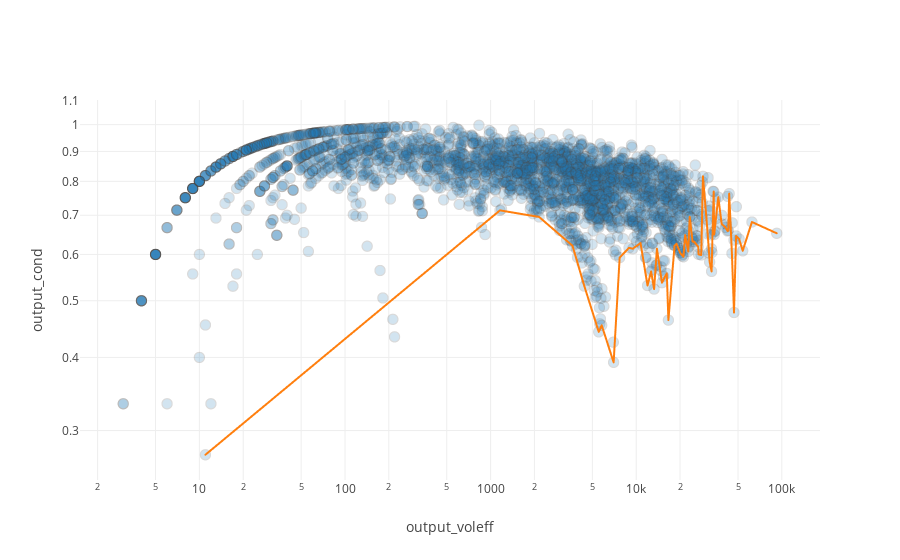
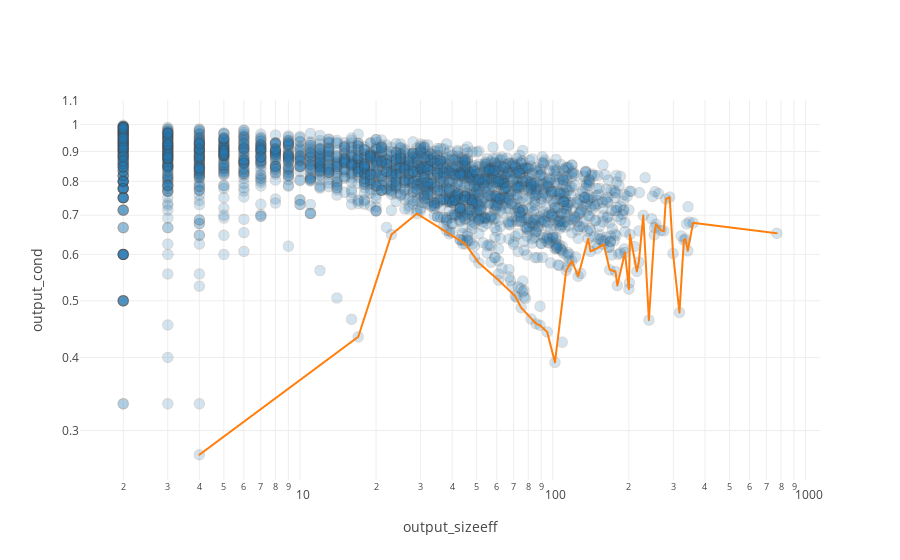
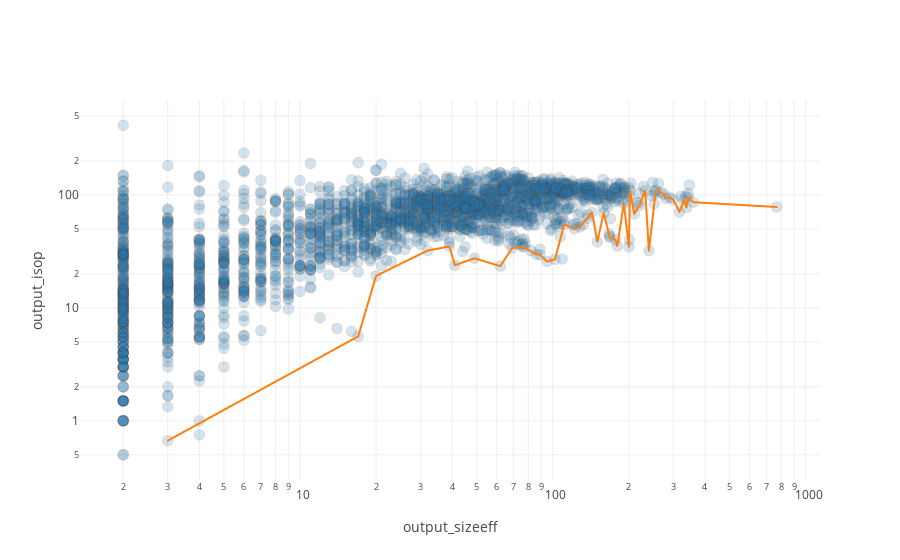

Notebook cell for these charts, in order:
### Code cell
ncp_plots = lgc.NCPPlots(ncp_instance)
fig1 = ncp_plots.cond_by_vol_itrv(alpha=0.2)
fig2 = ncp_plots.cond_by_size_itrv(alpha=0.2)
fig3 = ncp_plots.isop_by_size_itrv(alpha=0.2)

### Figure 1 — Plotly figure (JSON) as saved in the notebook; plotly's stock layout.template omitted (floating-point values rounded to 4 significant figures; data arrays with more than 128 entries replaced by an {"elided": "..."} marker saying what was removed)
{"data": [{"marker": {"line": {"width": 1}, "opacity": 0.2, "size": 10}, "mode": "markers", "name": "Points", "text": {"elided": "2579 str values"}, "type": "scattergl", "x": {"elided": "2579 int values"}, "y": {"elided": "2579 float values"}}, {"mode": "lines", "name": "Line", "text": ["index: 2363", "index: 1239", "index: 470", "index: 121", "index: 2171", "index: 1456", "index: 1982", "index: 1211", "index: 54", "index: 1261", "index: 576", "index: 241", "index: 851", "index: 516", "index: 803", "index: 2191", "index: 2177", "index: 2240", "index: 387", "index: 2389", "index: 408", "index: 1461", "index: 1611", "index: 603", "index: 418", "index: 1930", "index: 2415", "index: 2445", "index: 2556", "index: 887", "index: 1396", "index: 1000", "index: 1504", "index: 532", "index: 1473", "index: 1002", "index: 1955", "index: 2545", "index: 208", "index: 1500", "index: 1310", "index: 2297", "index: 1035", "index: 655", "index: 1011", "index: 1338", "index: 1217", "index: 1429", "index: 479", "index: 2578", "index: 1883"], "type": "scattergl", "x": [11, 1159, 2153, 3650, 4401, 5527, 5794, 6994, 7695, 8920, 9467, 10704, 11957, 12651, 13267, 13870, 15017, 16215, 16627, 18335, 18910, 20056, 21098, 21675, 22772, 23298, 24376, 25020, 26666, 26791, 27952, 28724, 30962, 31934, 32926, 34042, 34284, 35256, 36601, 38611, 40999, 42437, 42887, 43494, 45404, 46933, 48522, 50900, 53858, 62289, 92263], "y": [0.2727, 0.7135, 0.6953, 0.6208, 0.5297, 0.4424, 0.4539, 0.3923, 0.5925, 0.6159, 0.6136, 0.6274, 0.5308, 0.5611, 0.5235, 0.6137, 0.5368, 0.5568, 0.4633, 0.6212, 0.6259, 0.6034, 0.5944, 0.6474, 0.6071, 0.6959, 0.6313, 0.6306, 0.6181, 0.6002, 0.5986, 0.816, 0.6504, 0.5824, 0.5612, 0.7683, 0.6488, 0.6905, 0.7517, 0.6765, 0.6672, 0.6577, 0.6594, 0.7622, 0.6024, 0.4773, 0.6452, 0.6374, 0.6086, 0.6816, 0.6521]}], "layout": {"showlegend": false, "xaxis": {"autorange": true, "title": "output_voleff", "type": "log"}, "yaxis": {"autorange": true, "title": "output_cond", "type": "log"}}}

### Figure 2 — Plotly figure (JSON) as saved in the notebook; plotly's stock layout.template omitted (floating-point values rounded to 4 significant figures; data arrays with more than 128 entries replaced by an {"elided": "..."} marker saying what was removed)
{"data": [{"marker": {"line": {"width": 1}, "opacity": 0.2, "size": 10}, "mode": "markers", "name": "Points", "text": {"elided": "2579 str values"}, "type": "scattergl", "x": {"elided": "2579 int values"}, "y": {"elided": "2579 float values"}}, {"mode": "lines", "name": "Line", "text": ["index: 2363", "index: 417", "index: 612", "index: 407", "index: 184", "index: 1894", "index: 397", "index: 1401", "index: 1471", "index: 58", "index: 891", "index: 1982", "index: 1456", "index: 1211", "index: 406", "index: 2062", "index: 1480", "index: 1717", "index: 418", "index: 2571", "index: 2079", "index: 1995", "index: 516", "index: 851", "index: 1358", "index: 803", "index: 1955", "index: 1473", "index: 532", "index: 2333", "index: 387", "index: 1552", "index: 1798", "index: 1035", "index: 2297", "index: 396", "index: 208", "index: 1011", "index: 1338", "index: 1961", "index: 1429", "index: 479", "index: 1424", "index: 1883"], "type": "scattergl", "x": [4, 17, 23, 29, 39, 45, 51, 61, 71, 75, 86, 89, 95, 102, 113, 119, 126, 138, 141, 150, 159, 168, 177, 180, 193, 200, 202, 215, 219, 228, 240, 252, 256, 268, 275, 280, 290, 299, 317, 330, 335, 342, 359, 769], "y": [0.2727, 0.4338, 0.6489, 0.7045, 0.6506, 0.6256, 0.5803, 0.5422, 0.5092, 0.4865, 0.4566, 0.4539, 0.4424, 0.3923, 0.5633, 0.585, 0.5506, 0.6384, 0.6071, 0.6148, 0.6243, 0.5647, 0.5611, 0.5308, 0.6048, 0.5235, 0.6488, 0.5612, 0.5824, 0.6998, 0.4633, 0.6483, 0.6759, 0.6594, 0.6577, 0.7462, 0.7517, 0.6024, 0.4773, 0.6348, 0.6374, 0.6086, 0.6794, 0.6521]}], "layout": {"showlegend": false, "xaxis": {"autorange": true, "title": "output_sizeeff", "type": "log"}, "yaxis": {"autorange": true, "title": "output_cond", "type": "log"}}}

### Figure 3 — Plotly figure (JSON) as saved in the notebook; plotly's stock layout.template omitted (floating-point values rounded to 4 significant figures; data arrays with more than 128 entries replaced by an {"elided": "..."} marker saying what was removed)
{"data": [{"marker": {"line": {"width": 1}, "opacity": 0.2, "size": 10}, "mode": "markers", "name": "Points", "text": {"elided": "2579 str values"}, "type": "scattergl", "x": {"elided": "2579 int values"}, "y": {"elided": "2579 float values"}}, {"mode": "lines", "name": "Line", "text": ["index: 1804", "index: 417", "index: 1539", "index: 500", "index: 1059", "index: 1836", "index: 1888", "index: 2452", "index: 2171", "index: 230", "index: 891", "index: 1982", "index: 1456", "index: 1211", "index: 552", "index: 2048", "index: 2232", "index: 760", "index: 1197", "index: 2410", "index: 2079", "index: 2344", "index: 516", "index: 851", "index: 1806", "index: 803", "index: 1955", "index: 2169", "index: 980", "index: 858", "index: 387", "index: 1552", "index: 1798", "index: 1035", "index: 2297", "index: 396", "index: 208", "index: 1011", "index: 1338", "index: 1961", "index: 1500", "index: 479", "index: 1424", "index: 1883"], "type": "scattergl", "x": [3, 17, 20, 32, 39, 41, 49, 62, 69, 76, 86, 89, 95, 102, 111, 122, 128, 137, 143, 150, 159, 168, 177, 180, 191, 200, 202, 210, 220, 232, 240, 252, 256, 268, 275, 280, 290, 299, 317, 330, 338, 342, 359, 769], "y": [0.6667, 5.588, 19.2, 32.22, 34.95, 23.85, 27.51, 23.4, 33.78, 34.83, 29.83, 29.55, 25.74, 26.9, 54.74, 50.27, 52.16, 62.12, 70.17, 38.46, 69.17, 42.27, 40.11, 35.26, 84.02, 34.73, 110.1, 67.99, 80.67, 109.0, 32.1, 83.85, 110.0, 105.5, 101.5, 93.34, 94.87, 91.47, 70.67, 90.19, 77.28, 95.84, 86.28, 78.24]}], "layout": {"showlegend": false, "xaxis": {"autorange": true, "title": "output_sizeeff", "type": "log"}, "yaxis": {"autorange": true, "title": "output_isop", "type": "log"}}}
